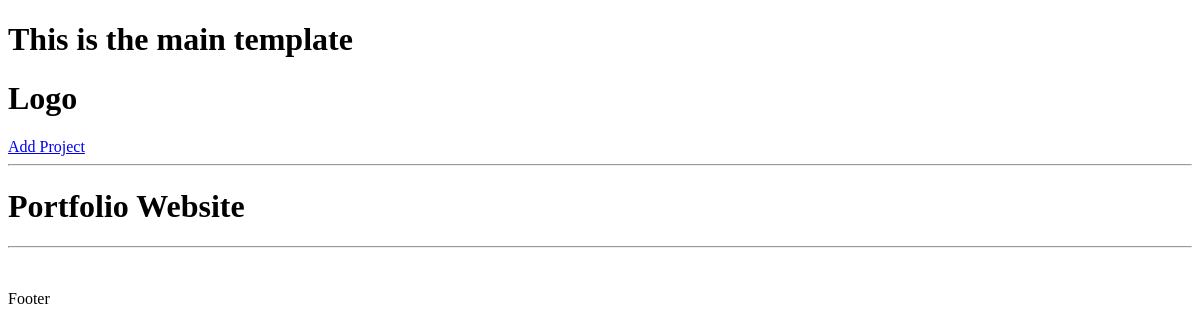
Page /project/01aa3475-72b0-4907-a166-c4c4a5b8bf21/ on the earlier database version.
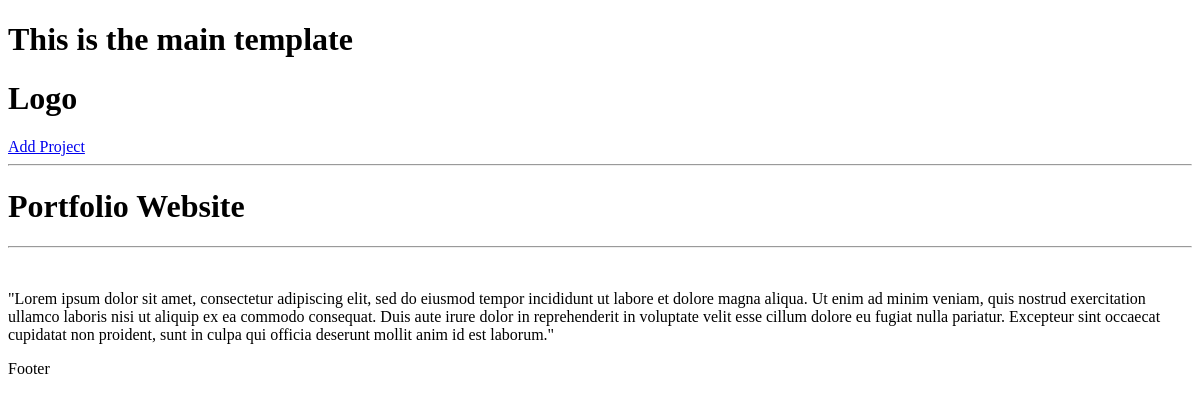
Same page on the later database version.
### projects/models.py (models this page shows, shortened)
class Project(models.Model):
    title = models.CharField(max_length=200)
    description = models.TextField(null=True, blank=True)
    demo_link = models.CharField(max_length=2000, null=True, blank=True)
    source_link = models.CharField(max_length=2000, null=True, blank=True)
    tags = models.ManyToManyField('Tag', blank=True)
    vote_total = models.IntegerField(default=0, null=True, blank=True)
    vote_ratio = models.IntegerField(default=0, null=True, blank=True)
    created = models.DateTimeField(auto_now_add=True)
    id = models.UUIDField(default=uuid.uuid4, unique=True, primary_key=True, editable=False)

### projects/views.py (the view)
# urls.py: path('project/<str:pk>/', views.project, name="project"),
def project(request, pk):
    projectObj = Project.objects.get(id=pk)
    return render(request, 'projects/single-project.html', {'project': projectObj})

### projects/templates/projects/single-project.html (shortened to what this page needs)
{% extends 'main.html' %}
{% block content %}
<h1>{{project.title}}</h1>
<hr>
<br>
<p>{{project.description}}</p>
{% endblock content %}

Differences in the rows shown:
changed Project "Portfolio Website": description (not shown) → "\"Lorem ipsum dolor sit amet, consectetur adipiscing elit, sed do eiusmod tempor incididunt ut labore et dolore magna aliqua. Ut enim ad minim veniam, quis nostrud exercitation ullamco laboris nisi ut aliquip ex ea commodo consequat. Duis aute irure dolor in reprehenderit in voluptate velit esse cillum dolore eu fugiat nulla pariatur. Excepteur sint occaecat cupidatat non proident, sunt in culpa qui officia deserunt mollit anim id est laborum.\""
